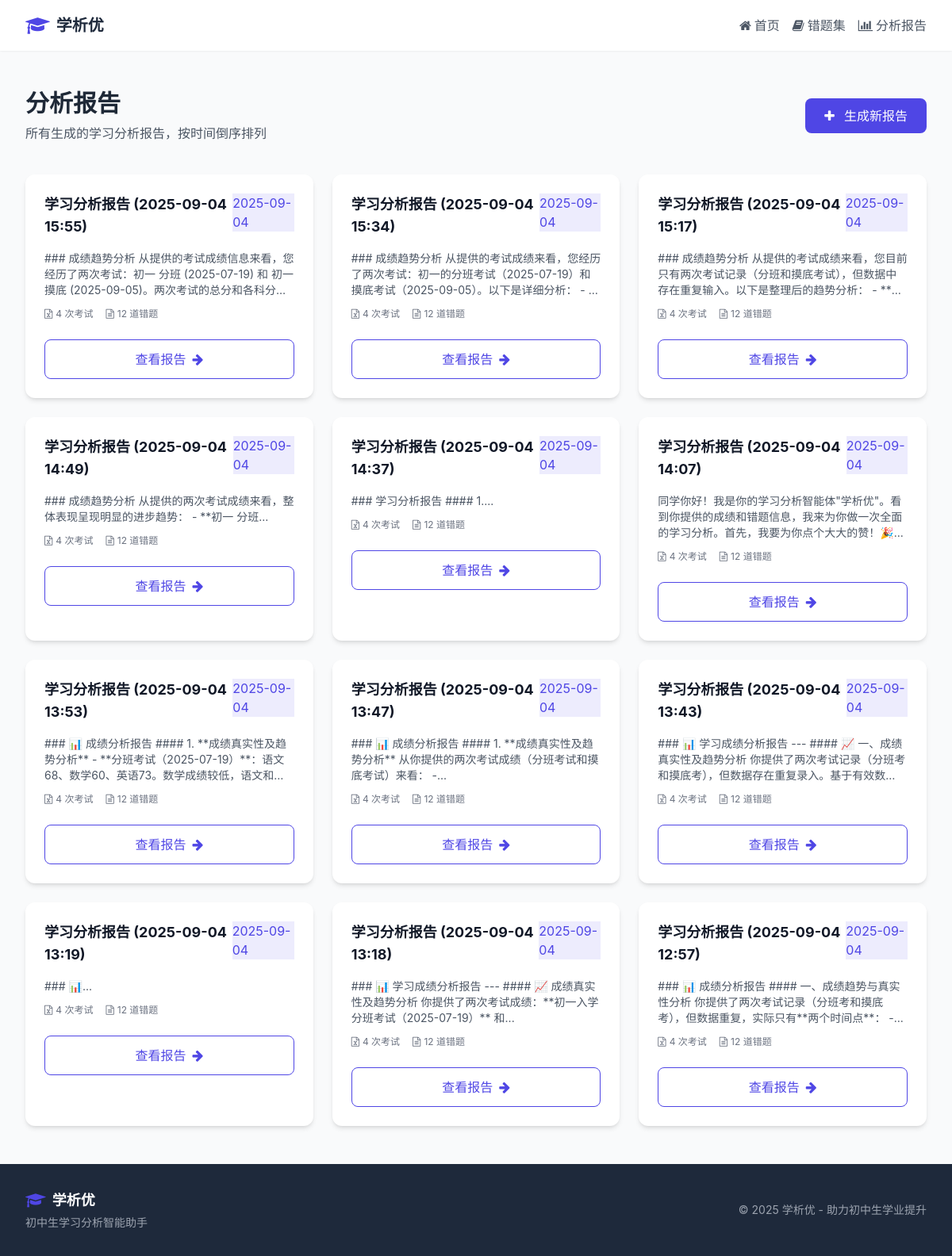
Screenshot of /analysis_results with the database file from the repository.
### app/models.py (models this page shows, shortened)
class AnalysisResult(db.Model):
    id = db.Column(db.Integer, primary_key=True)
    title = db.Column(db.String(255), nullable=False)  # 报告标题
    content = db.Column(db.Text, nullable=False)  # 分析内容
    related_exams = db.Column(db.String(500))  # 关联的考试ID，用逗号分隔
    related_questions = db.Column(db.String(500))  # 关联的错题ID，用逗号分隔
    create_time = db.Column(db.DateTime, default=datetime.utcnow)  # 创建时间

### app/main.py (the view)
@bp.route('/analysis_results')
def analysis_results():
    analyses = AnalysisResult.query.order_by(AnalysisResult.create_time.desc()).all()
    return render_template('analysis_results.html', analyses=analyses)

### app/templates/analysis_results.html (shortened to what this page needs)
{% extends 'base.html' %}
{% block content %}
<section class="section">
    <div class="max-w-6xl mx-auto">
        <div class="flex flex-col md:flex-row md:items-center md:justify-between mb-10">
            <div>
                <h1 class="text-3xl font-bold mb-2">分析报告</h1>
                <p class="text-gray-600">所有生成的学习分析报告，按时间倒序排列</p>
            </div>
            <div class="mt-4 md:mt-0">
                <a href="{{ url_for('main.grade_analysis') }}" class="btn-primary">
                    <i class="fa fa-plus mr-2"></i> 生成新报告
                </a>
            </div>
        </div>
        {% if analyses %}
            <div class="grid grid-cols-1 md:grid-cols-2 lg:grid-cols-3 gap-6">
                {% for analysis in analyses %}
                    <div class="card card-hover-effect">
                        <div class="p-6">
                            <div class="flex justify-between items-start mb-4">
                                <h3 class="text-lg font-bold text-gray-900 line-clamp-2">
                                    {{ analysis.title }}
                                </h3>
                                <span class="badge bg-primary/10 text-primary">
                                    {{ analysis.create_time.strftime('%Y-%m-%d') }}
                                </span>
                            </div>
                            <div class="mb-4">
                                <p class="text-sm text-gray-600 line-clamp-3 mb-3">
                                    {{ analysis.content|truncate(100) }}
                                </p>
                                <div class="flex items-center text-xs text-gray-500 space-x-4">
                                    {% set examCount = analysis.related_exams.split(',').__len__() if analysis.related_exams else 0 %}
                                    <div class="flex items-center">
                                        <i class="fa fa-file-excel-o mr-1"></i>
                                        <span>{{ examCount }} 次考试</span>
                                    </div>
                                    {% set questionCount = analysis.related_questions.split(',').__len__() if analysis.related_questions else 0 %}
                                    <div class="flex items-center">
                                        <i class="fa fa-file-text-o mr-1"></i>
                                        <span>{{ questionCount }} 道错题</span>
                                    </div>
                                </div>
                            </div>
                            <div class="pt-2">
                                <a href="{{ url_for('main.view_analysis', analysis_id=analysis.id) }}"
                                   class="btn-outline w-full flex justify-center items-center"
                                   data-new-window>
                                    查看报告 <i class="fa fa-arrow-right ml-2"></i>
                                </a>
                            </div>
                        </div>
                    </div>
                {% endfor %}
            </div>
        {% endif %}
    </div>
</section>
{% endblock %}

### rows the page displays
AnalysisResult: title "学习分析报告 (2025-09-04 15:55)", create_time "2025-09-04", content "### 成绩趋势分析 从提供的考试成绩信息来看，您经历了两次考试：初一 分班 (2025-07-19) 和 初一…", examCount "4", id "12"
AnalysisResult: title "学习分析报告 (2025-09-04 15:34)", create_time "2025-09-04", content "### 成绩趋势分析 从提供的考试成绩来看，您经历了两次考试：初一的分班考试（2025-07-19）和摸底考试（2025-09-05）。以下是详细分析：…", examCount "4", questionCount "12"
AnalysisResult: title "学习分析报告 (2025-09-04 15:17)", create_time "2025-09-04", content "### 成绩趋势分析 从提供的考试成绩来看，您目前只有两次考试记录（分班和摸底考试），但数据中存在重复输入。以下是整理后的趋势分析：…", examCount "4", questionCount "12"
AnalysisResult: title "学习分析报告 (2025-09-04 14:49)", create_time "2025-09-04", content "### 成绩趋势分析 从提供的两次考试成绩来看，整体表现呈现明显的进步趋势： - **初一 分班...", examCount "4", questionCount "12"
AnalysisResult: title "学习分析报告 (2025-09-04 14:37)", create_time "2025-09-04", content "### 学习分析报告 #### 1....", examCount "4", questionCount "12"
AnalysisResult: title "学习分析报告 (2025-09-04 14:07)", create_time "2025-09-04", content "同学你好！我是你的学习分析智能体\"学析优\"。看到你提供的成绩和错题信息，我来为你做一次全面的学习分析。首先，我要为你点个大大的赞！🎉...", examCount "4", questionCount "12"
AnalysisResult: title "学习分析报告 (2025-09-04 13:53)", create_time "2025-09-04", content "### 📊 成绩分析报告 #### 1. **成绩真实性及趋势分析**…", examCount "4", questionCount "12"
AnalysisResult: title "学习分析报告 (2025-09-04 13:47)", create_time "2025-09-04", content "### 📊 成绩分析报告 #### 1. **成绩真实性及趋势分析** 从你提供的两次考试成绩（分班考试和摸底考试）来看： -...", examCount "4", questionCount "12"
AnalysisResult: title "学习分析报告 (2025-09-04 13:43)", create_time "2025-09-04", content "### 📊 学习成绩分析报告 --- #### 📈…", id "4", questionCount "12"
AnalysisResult: title "学习分析报告 (2025-09-04 13:19)", create_time "2025-09-04", content "### 📊...", examCount "4", questionCount "12"
AnalysisResult: title "学习分析报告 (2025-09-04 13:18)", create_time "2025-09-04", content "### 📊 学习成绩分析报告 --- #### 📈 成绩真实性及趋势分析 你提供了两次考试成绩：**初一入学分班考试（2025-07-19）** 和...", examCount "4", questionCount "12"
AnalysisResult: title "学习分析报告 (2025-09-04 12:57)", create_time "2025-09-04", content "### 📊 成绩分析报告 #### 一、成绩趋势与真实性分析 你提供了两次考试记录（分班考和摸底考），但数据重复，实际只有**两个时间点**： -...", examCount "4", questionCount "12"
